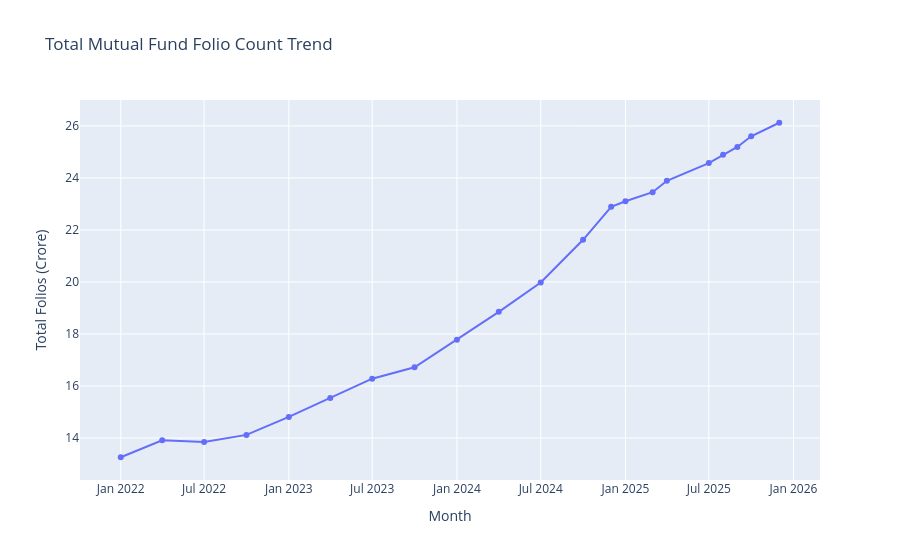

The notebook cell this image was saved under:
### Code cell
# Convert month column to datetime
folio["month"] = pd.to_datetime(folio["month"])

# Create line chart
fig = px.line(
    folio,
    x="month",
    y="total_folios_crore",
    title="Total Mutual Fund Folio Count Trend",
    labels={
        "month": "Month",
        "total_folios_crore": "Total Folios (Crore)"
    },
    markers=True
)

fig.show()

### Figure 1 — Plotly figure (JSON) as saved in the notebook; plotly's stock layout.template omitted (floating-point values rounded to 4 significant figures)
{"data": [{"hovertemplate": "Month=%{x}<br>Total Folios (Crore)=%{y}<extra></extra>", "legendgroup": "", "line": {"color": "#636efa", "dash": "solid"}, "marker": {"symbol": "circle"}, "mode": "lines+markers", "name": "", "orientation": "v", "showlegend": false, "type": "scatter", "x": ["2022-01-01T00:00:00", "2022-04-01T00:00:00", "2022-07-01T00:00:00", "2022-10-01T00:00:00", "2023-01-01T00:00:00", "2023-04-01T00:00:00", "2023-07-01T00:00:00", "2023-10-01T00:00:00", "2024-01-01T00:00:00", "2024-04-01T00:00:00", "2024-07-01T00:00:00", "2024-10-01T00:00:00", "2024-12-01T00:00:00", "2025-01-01T00:00:00", "2025-03-01T00:00:00", "2025-04-01T00:00:00", "2025-07-01T00:00:00", "2025-08-01T00:00:00", "2025-09-01T00:00:00", "2025-10-01T00:00:00", "2025-12-01T00:00:00"], "xaxis": "x", "y": [13.26, 13.91, 13.85, 14.12, 14.81, 15.54, 16.28, 16.72, 17.78, 18.85, 19.98, 21.62, 22.89, 23.1, 23.45, 23.89, 24.57, 24.89, 25.19, 25.6, 26.12], "yaxis": "y"}], "layout": {"legend": {"tracegroupgap": 0}, "title": {"text": "Total Mutual Fund Folio Count Trend"}, "xaxis": {"anchor": "y", "domain": [0, 1], "title": {"text": "Month"}}, "yaxis": {"anchor": "x", "domain": [0, 1], "title": {"text": "Total Folios (Crore)"}}}}
